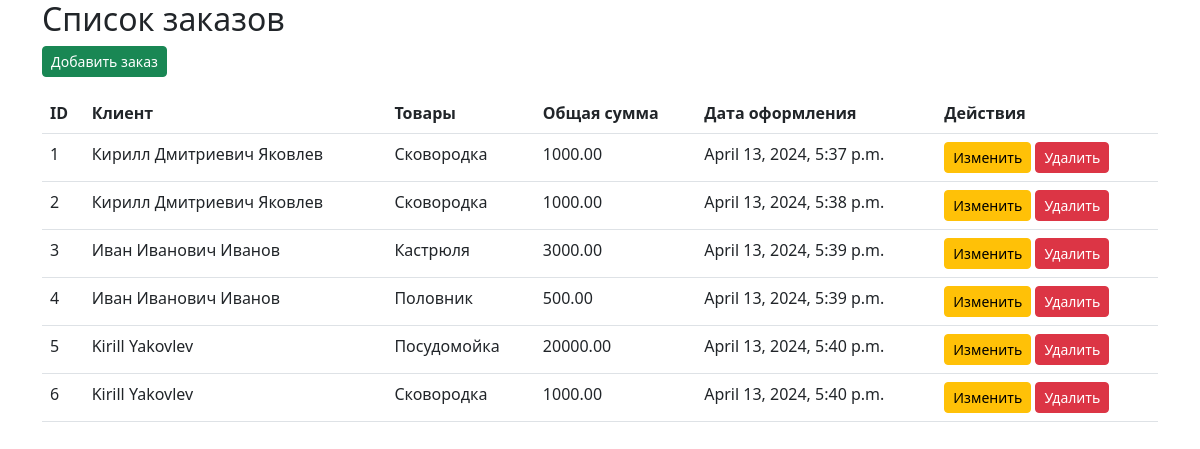
Screenshot of /orders/ with the database file from the repository.
### myapp/models.py (models this page shows, shortened)
class Order(models.Model):
    client = models.ForeignKey('Client', on_delete=models.CASCADE)
    products = models.ManyToManyField('Product')
    order_date = models.DateTimeField(default=timezone.now)
    @property
    def total_amount(self):
        return sum(product.price for product in self.products.all())

class Client(models.Model):
    name = models.CharField(max_length=255)
    email = models.EmailField(unique=True)
    phone_number = models.CharField(max_length=15, unique=True)
    address = models.CharField(max_length=255)
    registration_date = models.DateTimeField(default=timezone.now)

class Product(models.Model):
    name = models.CharField(max_length=255)
    description = models.TextField(blank=True)
    price = models.DecimalField(max_digits=10, decimal_places=2)
    quantity = models.PositiveIntegerField(validators=[MinValueValidator(1)])
    date_added = models.DateTimeField(default=timezone.now)
    image = models.ImageField(upload_to='products/', blank=True, null=True)

### myapp/views.py (the view)
# urls.py: path('orders/', views.list_orders, name='list_orders'),
def list_orders(request):
    orders = Order.objects.all()
    return render(request, 'myapp/list_orders.html', {'orders': orders})

### myapp/templates/myapp/list_orders.html
{% extends 'myapp/base.html' %}
{% block content %}
<h2>Список заказов</h2>
<a href="{% url 'create_order' %}" class="btn btn-success btn-sm mb-3">Добавить заказ</a>
<table class="table">
    <thead>
        <tr>
            <th>ID</th>
            <th>Клиент</th>
            <th>Товары</th>
            <th>Общая сумма</th>
            <th>Дата оформления</th>
            <th>Действия</th>
        </tr>
    </thead>
    <tbody>
        {% for order in orders %}
        <tr>
            <td>{{ order.id }}</td>
            <td>{{ order.client.name }}</td>
            <td>
                {% for product in order.products.all %}
                    {{ product.name }}<br>
                {% endfor %}
            </td>
            <td>{{ order.total_amount }}</td>
            <td>{{ order.order_date }}</td>
            <td>
                <a href="{% url 'update_order' order.id %}" class="btn btn-warning btn-sm">Изменить</a>
                <a href="{% url 'delete_order' order.id %}" class="btn btn-danger btn-sm">Удалить</a>
            </td>
        </tr>
        {% endfor %}
    </tbody>
</table>
{% endblock %}

### myapp/templates/myapp/base.html (shortened to what this page needs)
<!DOCTYPE html>
<html lang="en">
<head>
    <link href="https://cdn.jsdelivr.net/npm/bootstrap@5.3.0/dist/css/bootstrap.min.css" rel="stylesheet">
</head>
<body>
    <div class="container">
        {% block content %}
        {% endblock %}
    </div>
</body>
</html>

### rows the page displays
Order: id "1", client.name "Кирилл Дмитриевич Яковлев", total_amount "1000.00", order_date "April 13, 2024, 5:37 p.m."
Product: name "Сковородка"
Order: id "2", client.name "Кирилл Дмитриевич Яковлев", total_amount "1000.00", order_date "April 13, 2024, 5:38 p.m."
Order: id "3", client.name "Иван Иванович Иванов", total_amount "3000.00", order_date "April 13, 2024, 5:39 p.m."
Product: name "Кастрюля"
Order: id "4", client.name "Иван Иванович Иванов", total_amount "500.00", order_date "April 13, 2024, 5:39 p.m."
Product: name "Половник"
Order: id "5", client.name "Kirill Yakovlev", total_amount "20000.00", order_date "April 13, 2024, 5:40 p.m."
Product: name "Посудомойка"
Order: id "6", client.name "Kirill Yakovlev", total_amount "1000.00", order_date "April 13, 2024, 5:40 p.m."
